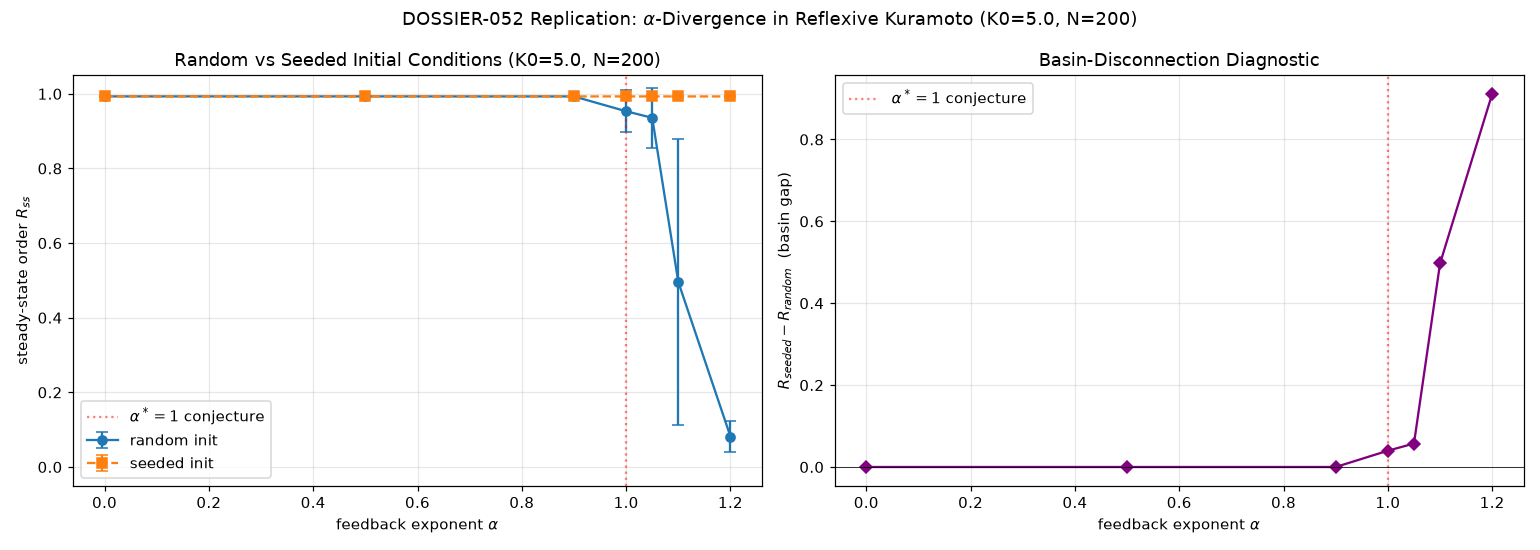

Recreate this plot in Python.
"""
DOSSIER-052 REPLICATION: Alpha-divergence of the accessible ordering threshold
in the reflexive Kuramoto model K(t) = K0 * |Z(t)|^alpha.

CLAIM: alpha* = 1 is the divergence point of the accessible ordering threshold
K_c^acc(alpha) -> infinity as alpha -> 1 from below.
For alpha > 1, the synchronized attractor still exists (basin-disconnected)
but cannot be reached from random initial conditions.

REPLICATION PROTOCOL:
- N = 200 oscillators (matching dossier)
- omega_i ~ U[-1, 1] (gamma = 1)
- Random init: theta_i ~ U[0, 2*pi]
- Seeded init: theta_i ~ U[-0.3, 0.3]
- K0 = 5 (the largest probed value)
- alpha in {0.0, 0.5, 0.9, 1.0, 1.05, 1.1, 1.2}
- T = 35, dt = 0.05 (vectorized RK1 Euler), R averaged over final 20% of T
- 3 seeds per (alpha, init) combination

EXPECTED (per dossier):
  alpha=0.0 -> R ~ 0.99 (locks)
  alpha=0.5 -> R ~ 0.99 (locks)
  alpha=0.9 -> R ~ 0.99 (locks at K0=5)
  alpha=1.0 -> R ~ 0.69 (partial; threshold pushed above 5)
  alpha=1.1 -> R ~ 0.39 (no macroscopic lock)
  alpha=1.2 -> R ~ 0.06 (disordered)

For alpha=1.2:
  random init -> R ~ 0.06
  seeded init -> R ~ 0.99
"""

import numpy as np
import json
import matplotlib
matplotlib.use('Agg')
import matplotlib.pyplot as plt

np.random.seed(42)

N = 200
gamma = 1.0
dt = 0.05
T = 35.0
n_steps = int(T / dt)
trans_frac = 0.8  # discard first 80%, average over last 20%
n_trans = int(n_steps * trans_frac)
K0 = 5.0
alphas = [0.0, 0.5, 0.9, 1.0, 1.05, 1.1, 1.2]
n_seeds = 3

def run_kura(K0, alpha, init_seed=0, init_mode='random', N=N, gamma=gamma, dt=dt, n_steps=n_steps, n_trans=n_trans):
    rng = np.random.default_rng(init_seed)
    omega = rng.uniform(-gamma, gamma, N)
    if init_mode == 'random':
        theta = rng.uniform(0, 2*np.pi, N)
    elif init_mode == 'seeded':
        theta = rng.uniform(-0.3, 0.3, N)
    else:
        raise ValueError(init_mode)
    R_sum = 0.0
    n_avg = 0
    for t in range(n_steps):
        # Order parameter
        Z = np.mean(np.exp(1j * theta))
        R = abs(Z)
        Psi = np.angle(Z)
        # Effective coupling
        if alpha < 0:
            # careful: R^alpha with alpha<0 and R=0 -> inf. Add epsilon.
            K_eff = K0 * (R + 1e-12)**alpha
        else:
            K_eff = K0 * R**alpha
        # Kuramoto ODE: dtheta_i = omega_i + (K_eff / N) sum_j sin(theta_j - theta_i)
        #                              = -K_eff * R * sin(theta_i - Psi)
        coupling_term = -K_eff * R * np.sin(theta - Psi)
        dtheta = omega + coupling_term
        theta = theta + dt * dtheta
        # Keep theta in [-pi, pi]
        theta = (theta + np.pi) % (2*np.pi) - np.pi
        if t >= n_trans:
            R_sum += R
            n_avg += 1
    return R_sum / n_avg if n_avg > 0 else 0.0

print("DOSSIER-052 REPLICATION")
print("=" * 70)
print(f"N={N}, gamma={gamma}, K0={K0}, dt={dt}, T={T}")
print(f"alphas = {alphas}, n_seeds = {n_seeds}")
print()

results = {}
for init_mode in ['random', 'seeded']:
    results[init_mode] = {}
    print(f"\n[{init_mode.upper()} INIT]")
    print(f"{'alpha':>8} {'R_mean':>10} {'R_std':>10} {'dossier_pred':>15}")
    for alpha in alphas:
        Rs = []
        for seed in range(n_seeds):
            R = run_kura(K0, alpha, init_seed=seed*100+42, init_mode=init_mode)
            Rs.append(R)
        R_mean = np.mean(Rs)
        R_std = np.std(Rs)
        results[init_mode][f'{alpha:.2f}'] = {'mean': float(R_mean), 'std': float(R_std), 'values': [float(r) for r in Rs]}
        # dossier prediction
        if alpha <= 0.9:
            pred = '~0.99'
        elif alpha == 1.0:
            pred = '~0.69'
        elif alpha == 1.1:
            pred = '~0.39'
        elif alpha == 1.2:
            pred = '~0.06 (random) or ~0.99 (seeded)'
        else:
            pred = '-'
        print(f"{alpha:>8.2f} {R_mean:>10.4f} {R_std:>10.4f} {pred:>15}")

# Save
with open('_artifacts/dossier052_alpha_divergence.json', 'w') as f:
    json.dump({'K0': K0, 'N': N, 'gamma': gamma, 'dt': dt, 'T': T,
               'alphas': alphas, 'n_seeds': n_seeds, 'results': results}, f, indent=2)

# Plot
fig, axes = plt.subplots(1, 2, figsize=(14, 5))

ax = axes[0]
random_means = [results['random'][f'{a:.2f}']['mean'] for a in alphas]
random_stds = [results['random'][f'{a:.2f}']['std'] for a in alphas]
seeded_means = [results['seeded'][f'{a:.2f}']['mean'] for a in alphas]
seeded_stds = [results['seeded'][f'{a:.2f}']['std'] for a in alphas]
ax.errorbar(alphas, random_means, yerr=random_stds, fmt='o-', label='random init', capsize=4)
ax.errorbar(alphas, seeded_means, yerr=seeded_stds, fmt='s--', label='seeded init', capsize=4)
ax.axvline(1.0, color='red', linestyle=':', alpha=0.5, label=r'$\alpha^*=1$ conjecture')
ax.set_xlabel(r'feedback exponent $\alpha$')
ax.set_ylabel(r'steady-state order $R_{ss}$')
ax.set_title(f'Random vs Seeded Initial Conditions (K0={K0}, N={N})')
ax.legend()
ax.grid(alpha=0.3)
ax.set_ylim(-0.05, 1.05)

ax = axes[1]
diffs = [seeded_means[i] - random_means[i] for i in range(len(alphas))]
ax.plot(alphas, diffs, 'D-', color='purple')
ax.axvline(1.0, color='red', linestyle=':', alpha=0.5, label=r'$\alpha^*=1$ conjecture')
ax.axhline(0, color='black', linewidth=0.5)
ax.set_xlabel(r'feedback exponent $\alpha$')
ax.set_ylabel(r'$R_{seeded} - R_{random}$  (basin gap)')
ax.set_title('Basin-Disconnection Diagnostic')
ax.legend()
ax.grid(alpha=0.3)

plt.suptitle(f'DOSSIER-052 Replication: $\\alpha$-Divergence in Reflexive Kuramoto (K0={K0}, N={N})')
plt.tight_layout()
plt.savefig('_artifacts/dossier052_alpha_divergence.png', dpi=110)
print(f"\nPlot saved to _artifacts/dossier052_alpha_divergence.png")

# Final verdict
print("\n" + "=" * 70)
print("VERIFICATION:")
for a in alphas:
    r_rand = results['random'][f'{a:.2f}']['mean']
    r_seed = results['seeded'][f'{a:.2f}']['mean']
    gap = r_seed - r_rand
    print(f"alpha={a:.2f}: random={r_rand:.3f}, seeded={r_seed:.3f}, gap={gap:.3f}")

# Check the alpha* = 1 claim
print("\n" + "=" * 70)
print("ALPHA* CONJECTURE CHECK:")
# At alpha=1.2, gap should be ~ 0.99 - 0.06 = 0.93
alpha_12_rand = results['random']['1.20']['mean']
alpha_12_seed = results['seeded']['1.20']['mean']
print(f"  alpha=1.2: random={alpha_12_rand:.3f}, seeded={alpha_12_seed:.3f}, gap={alpha_12_seed-alpha_12_rand:.3f}")
print(f"  Dossier predicts gap ≈ 0.93 — actual = {alpha_12_seed - alpha_12_rand:.3f}")
